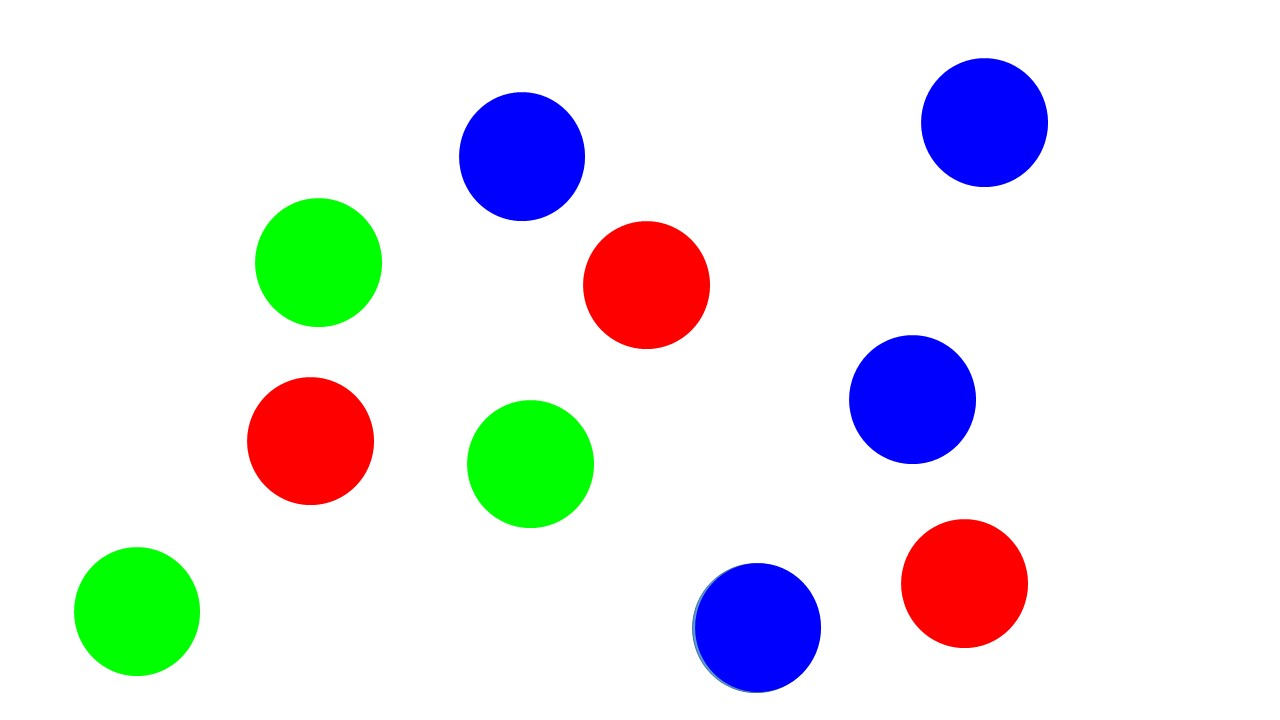
#> input picture OpenCV/images/yejin.png, 1280 x 720 px, found by its file name
$ python practice7_1.py
#> lines starting #> are read from the running program, lines starting #| are printed output that depends on the picture; after the words box and inside, x2 and y2 are one past the last pixel; in counts of white or black regions, pixels touching at a corner belong together
import numpy as np
import cv2

area = 0

def setLabelCir(img, pts, text): # 정확한 출력을 위한 좌표 수정
    (x, y, w, h) = cv2.boundingRect(pts)
    pt1 = (x, y)
    pt2 = (x + w, y + h)
    cv2.rectangle(img, pt1, pt2, (0, 0, 0), 1)
    cv2.putText(img, text, pt1, cv2.FONT_HERSHEY_PLAIN, 1, (0, 0, 0))

image = cv2.imread('OpenCV/images/yejin.png')
#> image is the input picture: shape (720, 1280, 3); mean B, G, R 233.5, 230.1, 230
original = image.copy()
image = cv2.cvtColor(image, cv2.COLOR_BGR2HSV)
#> image: shape (720, 1280, 3); mean H, S, V 13.2, 35.5, 254.6
# lower = np.array([0,30,30], dtype="uint8") # 전체
# upper = np.array([255, 255, 255], dtype="uint8")
lower_b = np.array([100, 100, 120], dtype="uint8") # blue
upper_b = np.array([150, 255, 255], dtype="uint8")
lower_g = np.array([50, 150, 50], dtype="uint8") # green
upper_g = np.array([80, 255, 255], dtype="uint8")
lower_r = np.array([0, 240, 240], dtype="uint8") # red
upper_r = np.array([10, 255, 255], dtype="uint8")
mask_b = cv2.inRange(image, lower_b, upper_b)
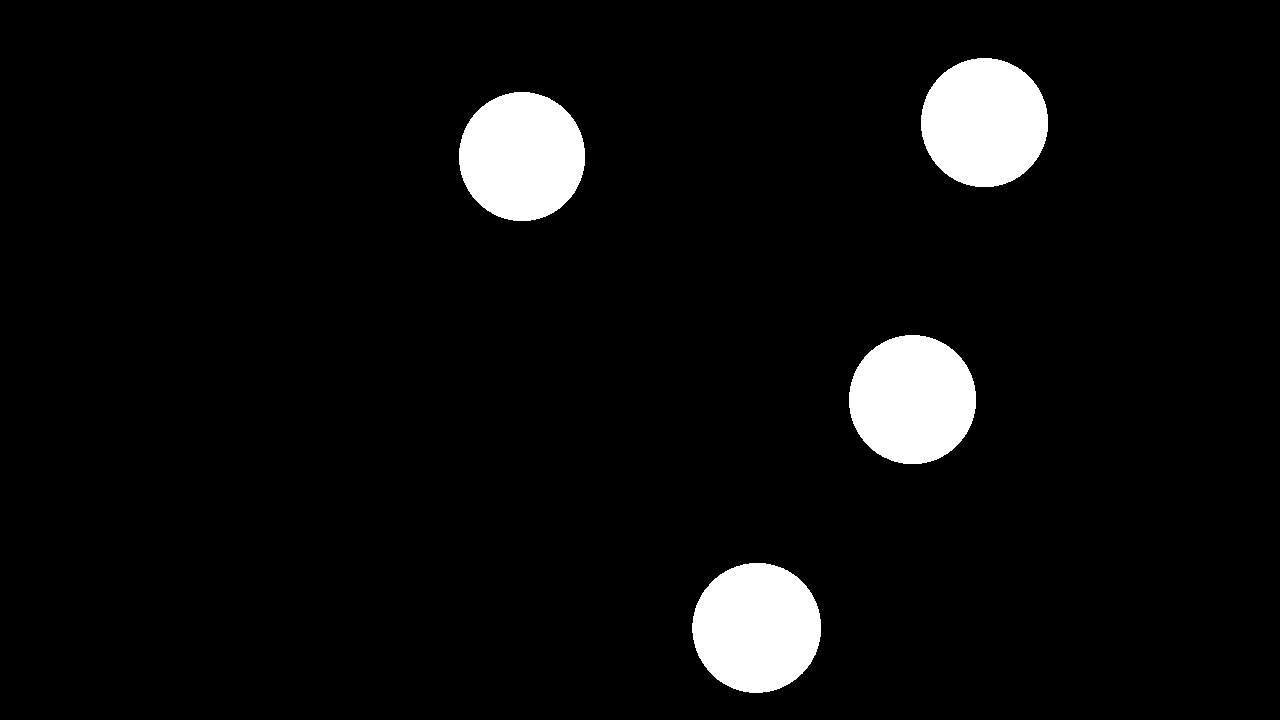
#> mask_b: shape (720, 1280); 5.6% white; 4 white regions, box (x1, y1, x2, y2) and area: (692, 563, 821, 693) 13138, (849, 335, 976, 464) 12902, (921, 58, 1048, 187) 12899, (459, 92, 585, 221) 12791
mask_g = cv2.inRange(image, lower_g, upper_g)
#> mask_g: shape (720, 1280); 4.1% white; 3 white regions, box (x1, y1, x2, y2) and area: (255, 198, 382, 327) 12786, (467, 400, 594, 528) 12697, (74, 548, 200, 676) 12691
mask_r = cv2.inRange(image, lower_r, upper_r)
#> mask_r: shape (720, 1280); 3.9% white; 3 white regions

def hs_sw(mask, text):
#> called with text = 'blue'
    global area
    count = 0
    cnts = cv2.findContours(mask, cv2.RETR_EXTERNAL, cv2.CHAIN_APPROX_SIMPLE)
#> cnts = 4 contours; box (x1, y1, x2, y2) and area: (692, 563, 821, 693) 12955, (849, 335, 976, 464) 12721, (921, 58, 1048, 187) 12718, (459, 92, 585, 221) 12611
    cnts = cnts[0] if len(cnts) == 2 else cnts[1] # 인자 중 contours만 받아옴(이미지, 계층 구조 x)

    for c in cnts:
        perimeter = cv2.arcLength(c, True)
        approx = cv2.approxPolyDP(c, 0.04 * perimeter, True)
        if len(approx) > 5:
            setLabelCir(original, c, text)
            count += 1
            area += cv2.contourArea(c)
#> this loop made 4 passes
#> (perimeter, x in setLabelCir, y in setLabelCir, w in setLabelCir, h in setLabelCir, pt2 in setLabelCir, area) on passes 1 to 4: (426.1, 692, 563, 129, 130, (821, 693), 12955), (421.3, 849, 335, 127, 129, (976, 464), 25676), (419.3, 459, 92, 126, 129, (585, 221), 38287), (421.3, 921, 58, 127, 129, (1048, 187), 51005)
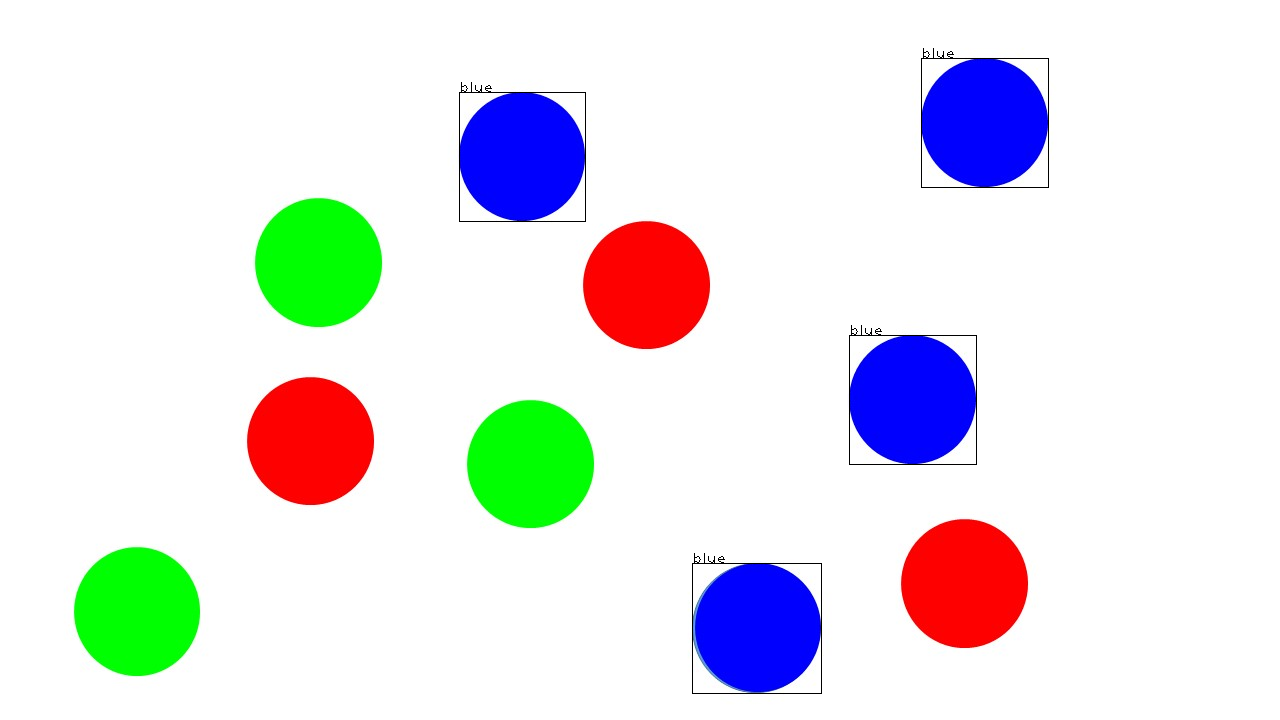
#> original: shape (720, 1280, 3); 0.25% of pixels changed, all inside (x1, y1, x2, y2) = (459, 48, 1049, 694)
#> after the loop, area = 51005; count = 4
    print("%s 색상의 공 개수 : %d" % (text, count))
#| blue 색상의 공 개수 : 4

hs_sw(mask_b, 'blue')
hs_sw(mask_g, 'green')
#> call 2 of hs_sw, with text = 'green'
#> in hs_sw (call 2), `cnts = cv2.findContours(mask, cv2.RETR_EXTERNAL, cv2.CHAIN_APPROX_SIMP..`: cnts = 3 contours; box (x1, y1, x2, y2) and area: (255, 198, 382, 327) 12604, (467, 400, 594, 528) 12516, (74, 548, 200, 676) 12511
#> the loop in hs_sw (call 2), `for c in cnts:` made 3 passes
#> (perimeter, x in setLabelCir, y in setLabelCir, w in setLabelCir, h in setLabelCir, pt2 in setLabelCir, area) on passes 1 to 3: (418.5, 74, 548, 126, 128, (200, 676), 63516), (419.9, 467, 400, 127, 128, (594, 528), 76032.5), (422.5, 255, 198, 127, 129, (382, 327), 88636.5)
#> after the loop in hs_sw (call 2), `for c in cnts:`:
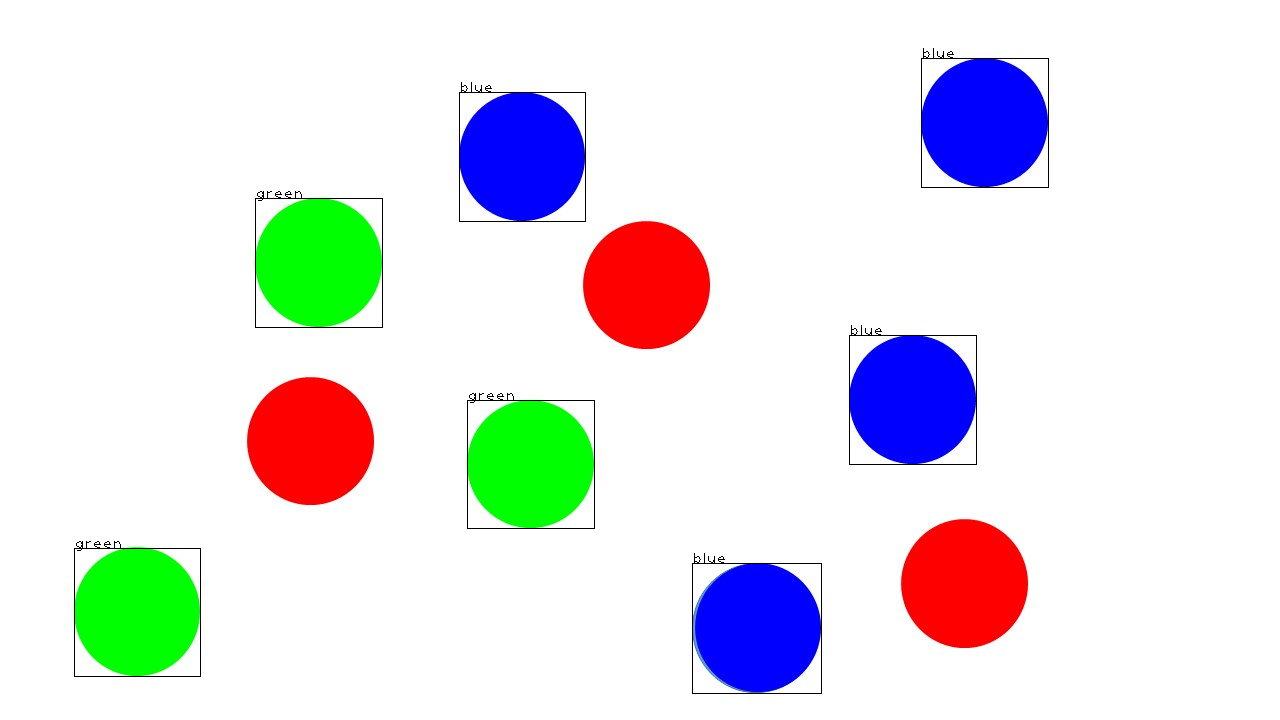
#> original: shape (720, 1280, 3); 0.2% of pixels changed, all inside (x1, y1, x2, y2) = (74, 191, 595, 677)
#> after the loop in hs_sw (call 2), `for c in cnts:`: area = 88636.5; count = 3
#| green 색상의 공 개수 : 3
hs_sw(mask_r, 'red')
#> call 3 of hs_sw, with text = 'red'
#> in hs_sw (call 3), `cnts = cv2.findContours(mask, cv2.RETR_EXTERNAL, cv2.CHAIN_APPROX_SIMP..`: cnts = 3 contours; box (x1, y1, x2, y2) and area: (903, 521, 1027, 647) 11967, (249, 379, 373, 503) 11858, (585, 223, 709, 347) 11836
#> the loop in hs_sw (call 3), `for c in cnts:` made 3 passes
#> (perimeter, x in setLabelCir, y in setLabelCir, h in setLabelCir, pt2 in setLabelCir, area) on passes 1 to 3: (432.1, 903, 521, 126, (1027, 647), 100603.5), (432.1, 249, 379, 124, (373, 503), 112461), (458.4, 585, 223, 124, (709, 347), 124297.5)
#> after the loop in hs_sw (call 3), `for c in cnts:`:
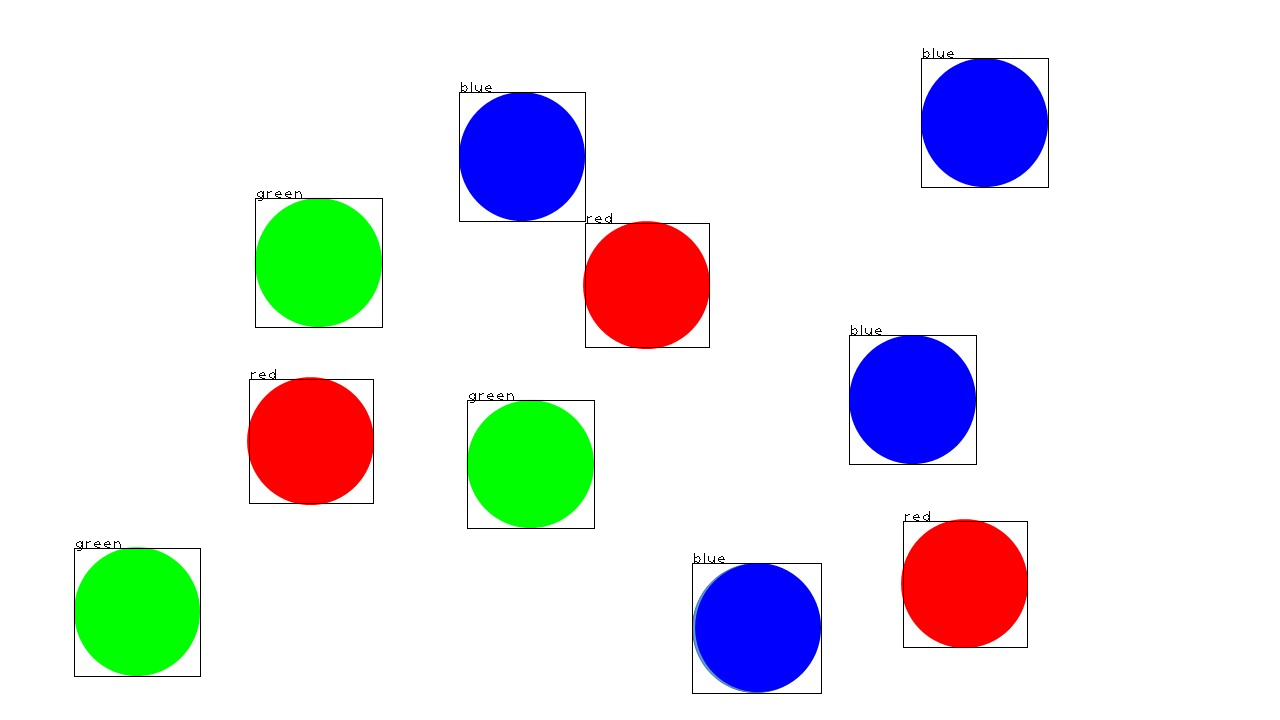
#> original: shape (720, 1280, 3); 0.18% of pixels changed, all inside (x1, y1, x2, y2) = (249, 213, 1028, 648)
#> after the loop in hs_sw (call 3), `for c in cnts:`: area = 124297.5; count = 3
#| red 색상의 공 개수 : 3

print("총 공의 비율 : %.4f" % (area/(original.shape[0]*original.shape[1])))
#| 총 공의 비율 : 0.1349

cv2.imshow('original', original)
cv2.waitKey(0)
